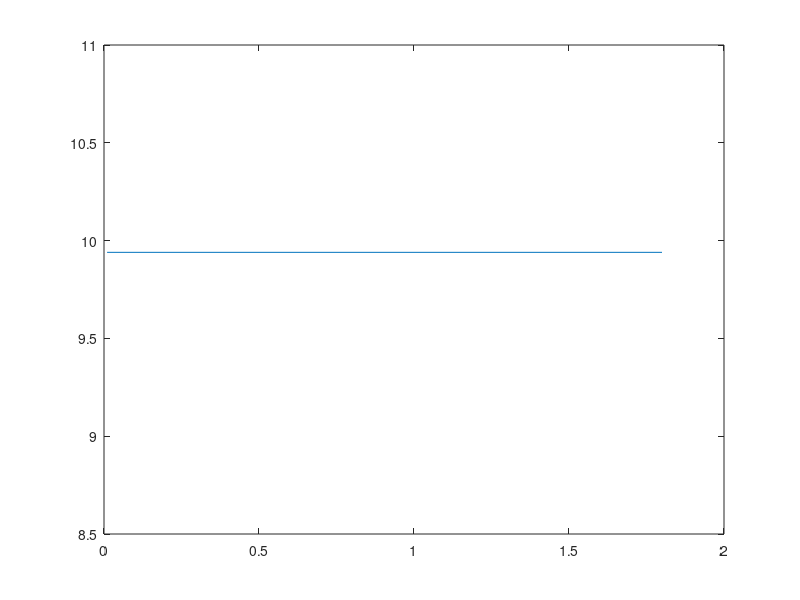

MATLAB code to generate this figure: (Note: this script raises an error after producing the figure.)
% This script plots figure 4 of the paper: 
%"Time-Limited Waveforms with Minimum Time Broadening for the Nonlinear
%Schrodinger Channel" by Y. Jaffal and A. Alvarado
%Y. Jaffal and A. Alvarado, Oct. 2022
close all;
figure(4);
fprintf('This may take few minutes \n');
%plot c_s=9.94
plot([0.01 1.8],[9.94 9.94]);
hold on;
% plot the soliton part
fprintf('Plotting the soliton part...\n');
cd Soliton;
Soliton_Results_Part_of_Fig4;
cd ..;
% plot the results of MTB, dispersion-only
scatter([0.01],[8.57]);
% plot the results of MTB, lossless
fprintf('Plotting the MTB results for Lossless fiber...\n');
cd LosslessFiber\;
Lossless_Results_Part_of_Fig4;
cd ..
% plot the results of MTB, lossy
cd LossyFiber\
fprintf('Plotting the MTB results for Lossy fiber...\n');
Lossy_Results_Part_of_Fig4
cd ..;
legend('Solitons, $c_s=9.94$','Truncated solions, lossless',...
    'Truncated solions, lossy', 'MTB, dispersion-only', ...
    'MTB, Lossless', 'MTB, Lossy', 'interpreter', 'latex')